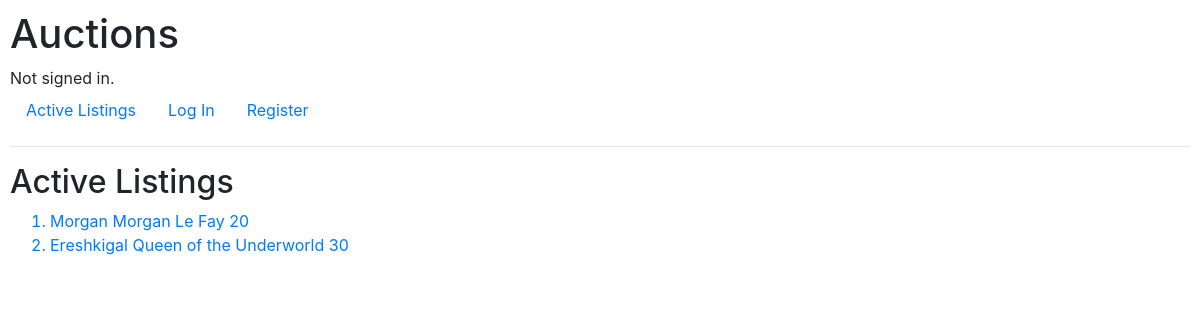
Page /auctions/ on the committed database.
### auctions/models.py (models this page shows)
class Listing(models.Model):
    title = models.CharField(max_length=64)
    description = models.CharField(max_length=64)
    price = models.IntegerField()
    def __str__(self):
        return f"{self.title} {self.description} {self.price}"

### auctions/views.py (the view)
# urls.py: path("", views.index, name="index"),
def index(request):
    return render(request, "auctions/index.html", {
        "listings": Listing.objects.all()
    })

### auctions/templates/auctions/index.html
{% extends "auctions/layout.html" %}
{% block body %}
    <h2>Active Listings</h2>
    <ol>
        {% for listing in listings %}
            <a href="{% url 'listing' listing.title %}"><li>{{ listing }}</li></a>
        {% endfor %}
    </ol>
{% endblock %}

### auctions/static/auctions/styles.css (style rules this page uses)
body { padding: 10px; }

### rows in the picture
Listing: title+description+price "Morgan Morgan Le Fay 20"
Listing: title+description+price "Ereshkigal Queen of the Underworld 30"
